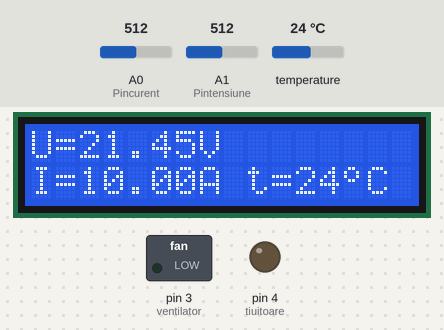
A sketch run on a simulated Arduino Uno, built with avr-gcc and run on an emulated ATmega328P. Shown: 16×2 character LCD, switched loads named in the sketch (green lamp = pin HIGH), output pins drawn as LEDs (lit = HIGH). Dashed ring = blinking. The inputs (shaded band) are chosen by the test bench; at power-on: A1 (Pintensiune) = 512, A0 (Pincurent) = 512, temperature 24 °C.

Above: at 9.6 s.
9.7 s: A1 (Pintensiune) set to 34
At 11.3 s:
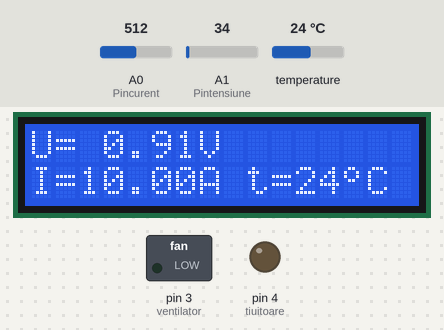
11.6 s: A1 (Pintensiune) set to 29
At 11.99 s:
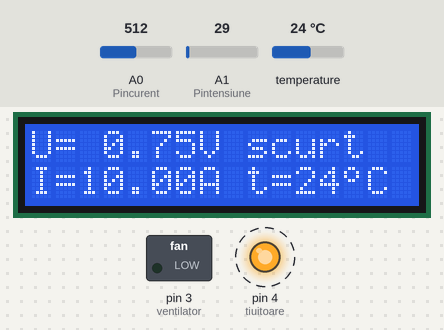
14.0 s: A0 (Pincurent) set to 424
At 14.42 s:
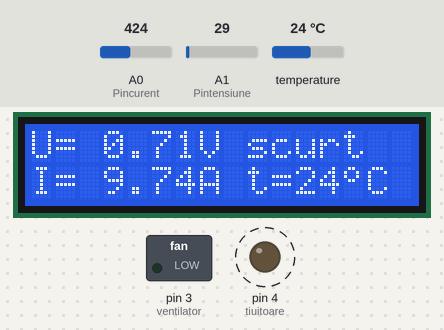
15.6 s: A0 (Pincurent) set to 400
At 17.0 s:
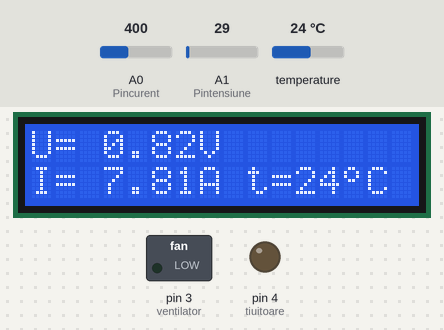
17.3 s: A1 (Pintensiune) set to 10
At 17.62 s:
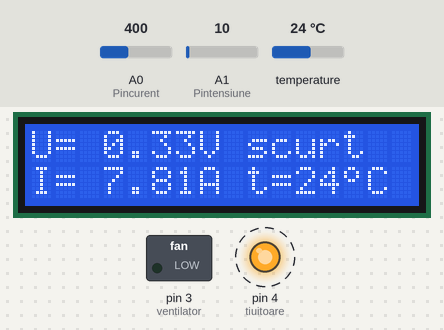
19.0 s: A0 (Pincurent) set to 306
At 19.24 s:
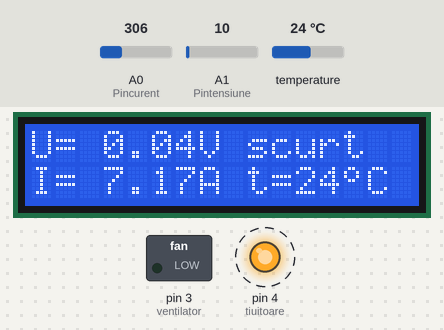
Timing chart, 0 to 21.6 s (numbered marks = the images above; inputs shaded):
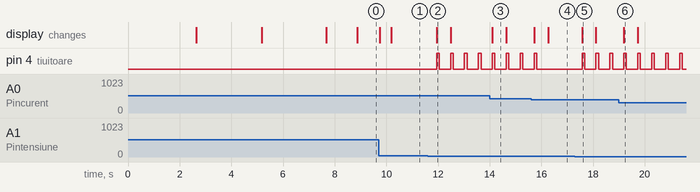

Measured:
- the behaviour switches between 32 and 31 on A1 (Pintensiune) (found by bisection; images 1 and 2)
- the behaviour switches between 416 and 415 on A0 (Pincurent) (found by bisection; images 3 and 4)
- after the input at 9.7 s, the display: first changes after 0.05 s (image 1 shows a later state)
- after the input at 11.6 s, pin 4 (tiuitoare): alternates HIGH for 0.10 s and LOW for 0.44 s, starting after 0.35 s; the display: changes after 0.35 s (image 2)
- after the input at 14.0 s, the display: changes after 0.10 s (image 3)
- after the input at 15.6 s, pin 4 (tiuitoare): goes on until 15.8 s, then stays LOW; the display: first changes after 0.12 s (image 4 shows a later state)
- after the input at 17.3 s, pin 4 (tiuitoare): alternates HIGH for 0.10 s and LOW for 0.44 s, starting after 0.28 s; the display: changes after 0.28 s (image 5)
- after the input at 19.0 s, the display: changes after 0.19 s (image 6)

The sketch:

psu_reber_ver3ro.ino
```cpp
/* http://nicuflorica.blogspot.ro/2014/03/arduino-ca-multimetru-3.html
 http://www.tehnic.go.ro
 http://www.arduinotehniq.com
 http://nicuflorica.blogspot.ro
amper & voltmeter by niq_ro, 02.2013, Craiova, Romania
vers. 1.3 - see http://nicuflorica.blogspot.ro/2013/02/arduino-ca-multimetru-2.html
actual 3.0 - 06.2017 - https://nicuflorica.blogspot.ro/2017/07/alimentator-reglabil-0-30v0-7a-cu-volt.html
 */

#include <Wire.h>
#include <LiquidCrystal_I2C.h>

LiquidCrystal_I2C lcd(0x3f, 16, 2);  // afisaj LCD1602 pe i2c cu adresa 27

// http://arduino.cc/en/Reference/LiquidCrystalCreateChar  // definim un simbol pentru grad celsius
byte grad[8] = {
  B01100,
  B10010,
  B10010,
  B01100,
  B00000,
  B00000,
  B00000,
};

#define Pintensiune A1 // divizorul rezistiv pentru tensiune e legat la intrarea A1
#define Pincurent A0 // rezistenta inseriata este conectata la A0

#include <OneWire.h>
#include <DallasTemperature.h>
#define ONE_WIRE_BUS 2  // senzorul DS18B20 la pin D2
OneWire oneWire(ONE_WIRE_BUS);
DallasTemperature sensors(&oneWire);

#define ventilator 3  // pin comanda ventiulator la D3
#define tiuitoare 4  // pin comanda avertizor la D4

unsigned long tpmasurare;  // variabila pentru memorare timp masurare (in ms)
unsigned long tpintremasurari = 30000;  // temperatura se masoara la 30 secunde

float t;  // variabila pentru temperatura
float temax = 40.0;  // temperatura maxima 40 grade
float dete = 2.0;    // histerezis temperatura

float r2 = 39.; // rezistenta conectata de la + la A1
float r1 = 1. ; // rezistenta conectata de la A1 la GND
float rsunt = 0.055 ; // valoare rezistenta (sunt)

float sumatensiune = 0.;   // valoare insumare tensiune pentru calcul medie
float sumacurent = 0.; // valoare insumare curent pentru calcul medie

int trcurent = 0;
int trtensiune = 0;

float curent = 0.;   // valoare curent
float tensiune = 0.; // valoare tensiune

void setup() {  // parte de program de ruleaza doar lapornire sau dupa restartare placa Arduino

sensors.begin();

pinMode(ventilator, OUTPUT);
digitalWrite(ventilator, LOW);
pinMode(tiuitoare, OUTPUT);
digitalWrite(tiuitoare, LOW);

analogReference(INTERNAL); // punem referinta interna de 1,1V;

  lcd.begin();  // initializare afisaj
  lcd.createChar(0, grad);  // crearea simbolului pentru grad Celsius
  lcd.backlight(); // aprindere lunmina de fundal

  // afisare text la inceput
  lcd.print("www.tehnic.go.ro");
  lcd.setCursor(0, 1);
  lcd.print("creat de niq_ro");
  delay(2500);
  lcd.clear();

 lcd.print("indicator panou");
  lcd.setCursor(0, 1);
  lcd.print("tensiune-curent");
  delay (2500);
  lcd.clear();

  lcd.setCursor(3, 0);
  lcd.print("Umax = 35V");
  lcd.setCursor(3, 1);
  lcd.print("Imax = 15A");
  delay (2500);
  lcd.clear();

sensors.requestTemperatures(); // Send the command to get temperatures
t = sensors.getTempCByIndex(0);
tpmasurare = millis();
}

void loop() {

  // pune in zero variabilele de insumare pentru a calcula ulterior tensiunea medie
  sumatensiune = 0;
  sumacurent = 0;

  for (int i=1; i <= 20; i++)
  {
  // citeste treptele de tensiune (0-1023) si adauga la o variabila de cumulare
  trcurent = analogRead(Pincurent);    //  citire valoare pe intrarea analogica
  sumacurent = sumacurent + trcurent;  // cumuleaza valoarea

  trtensiune = analogRead(Pintensiune);
  sumatensiune = sumatensiune + trtensiune;

  delay (20);  // pauza de 20ms intre masuratori
    }

// calculam valorile medii
sumacurent = sumacurent/20.;
sumatensiune = sumatensiune/20.;

// calculam valorile tensiunii si curentului de la sursa
curent = (float)1.1 / rsunt * sumacurent / 1024.0 ;
tensiune = (float)(r1+r2)/r1 * 1.1 * sumatensiune / 1024.0 ;
tensiune = tensiune - curent*rsunt;  // facem media rezultatelor si scadem caderea de tensiune de pe rezistenta sunt

lcd.clear();
// partea de afisare
    lcd.setCursor(0, 0);
    lcd.print("U=");
    if (tensiune < 10.0) lcd.print(" ");  // daca tensiunea e mai mica de 10V
    lcd.print(tensiune);
    lcd.print("V");

    lcd.setCursor(0, 1);
    lcd.print("I=");
    if (curent < 10.0) lcd.print(" ");  // daca curentul e mai mic de 10A
    lcd.print(curent);
    lcd.print("A");

    lcd.setCursor(9, 1);
    lcd.print("t=");
    if (t < 10.0) lcd.print(" ");  // daca curentul e mai mic de 10A
    lcd.print(t,0);  // afisam doar valoarea intreaga
    //   lcd.write(0b11011111);  // caracter asemanatpor cu gradul Celsius
    lcd.write(byte(0));  // simbolul de grad Celsius creat de mine
    lcd.print("C");

if (tensiune < 0.8)   // scurtcircuit
{
  lcd.setCursor(9, 0);
  lcd.print("scurt");
  digitalWrite(tiuitoare, HIGH);
  delay(100);
}
 else
{
  lcd.setCursor(9, 0);
  lcd.print("     ");
}

if (millis() - tpmasurare > tpintremasurari)
{
  sensors.requestTemperatures(); // se solicita efectuarea de masuratori
  t = sensors.getTempCByIndex(0) + 0.5;  // se adauga 0.5 grade pentru rotunjire ulterioara
  tpmasurare = millis();  // se memoreaza timpul citirii
}

if (t > temax)   // daca s-a depasit temperatura maxima
{
  digitalWrite(ventilator, HIGH);   // alimentez ventilatorul
   lcd.setCursor(15, 0);
   lcd.print("*");
}
if (t < temax - dete) // daca a scazut temepratura sub pragul acceptat
{
  digitalWrite(ventilator, LOW);  // decuplez alimentarea ventialtorului
     lcd.setCursor(15, 0);
   lcd.print(" ");
}

 digitalWrite(tiuitoare, LOW);   // fortez oprirea alrmei de scurtcircuit
}
```
